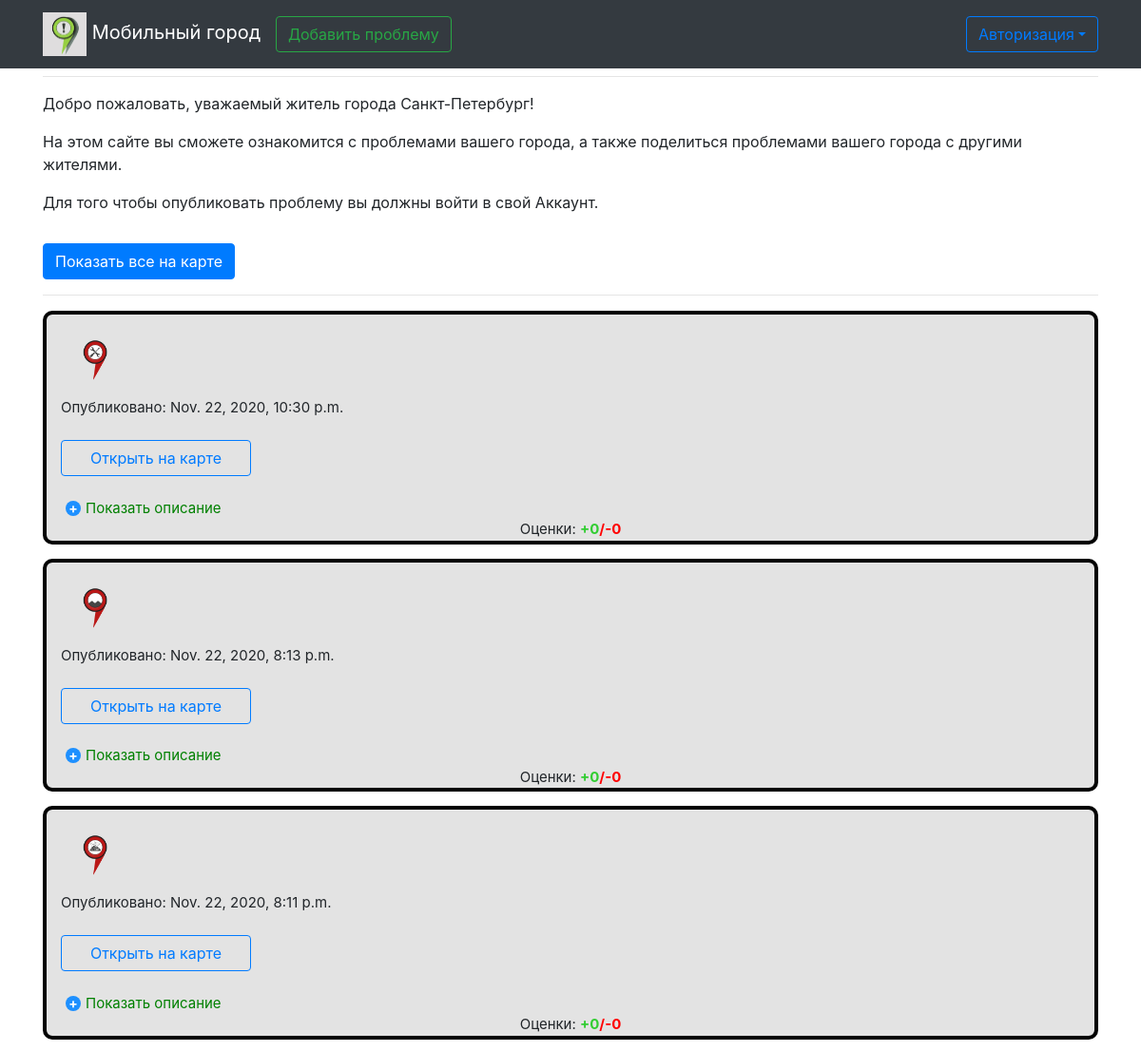
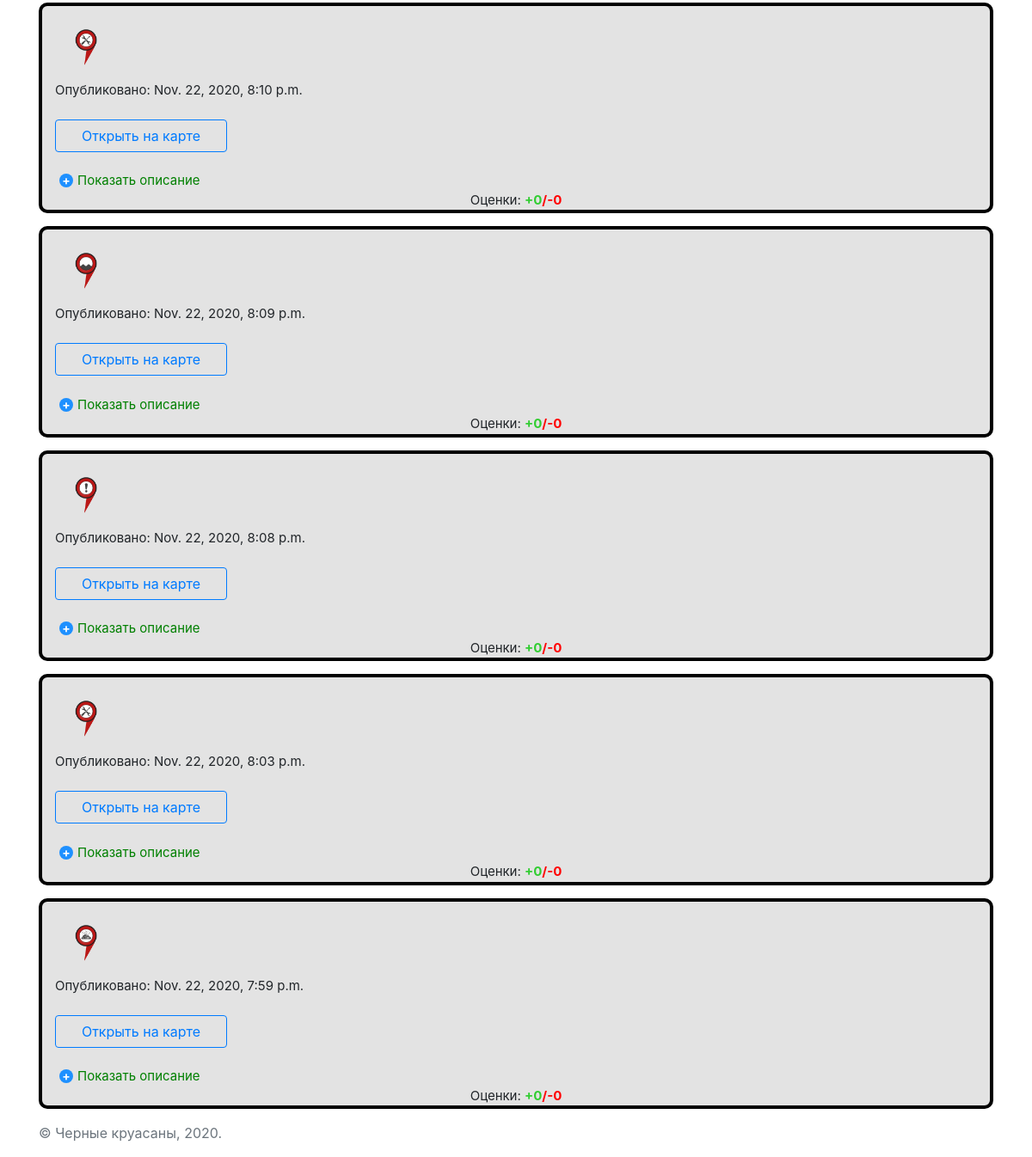
The page / on the database its author committed (2 pictures, top to bottom).
### hakaton_app/models.py (models this page shows)
class Problem(models.Model):
    lat = models.FloatField()
    lng = models.FloatField()
    type = models.IntegerField()
    date = models.DateTimeField()
    description = models.CharField(max_length=1500)
    votes_pos = models.IntegerField()
    votes_neg = models.IntegerField()
    author_id = models.IntegerField()

### hakaton_app/views.py (the view)
# urls.py: path("", views.index, name="index"),
def index(request):
    context = get_base_context(request, "Проблемы города Санкт-Петербург")
    context["problems_list"] = Problem.objects.order_by("date").reverse()
    return render(request, "pages/index.html", context)

### hakaton_app/views.py (called while the page is built)
def get_base_context(request, pagename):
    return {
        'pagename': pagename,
        'loginform': LoginForm(),
        'user': request.user,
    }

### templates/pages/index.html (shortened to what this page needs)
{% extends 'base.html' %}
{% block pagename %}
<div class="row">
    <div class="col text-center">
        <h1>{{pagename}}</h1><hr>
    </div>
</div>
{% endblock %}
{% block content %}
<div class="row">
    <div class="col">
        <p>Добро пожаловать, уважаемый житель города Санкт-Петербург!
        <p>На этом сайте вы сможете ознакомится с проблемами вашего города, а также поделиться проблемами вашего города с другими жителями.<br>
        {% if not user.is_authenticated %}
        <p>Для того чтобы опубликовать проблему вы должны войти в свой Аккаунт.<br>
        {% endif %}
        <form action="{% url "mmap_view" %}" method="post">
            <button type="submit" class="btn btn-primary" style="margin-top: 15px">Показать все на карте</button>
        </form>
        <hr>
    </div>
</div>
<div class="grid">
{%  for i in problems_list %}
    <div class="item">
        <img id="img-{{ i.id }}" src="" style="width: 72px; height: 72px; alignment: right">
        <lable align ="left">Опубликовано: {{ i.date }}</lable><br>
        <a class="btn btn-outline-primary" style="max-width: 200px" href="{% url 'map_view' %}?id={{ i.id }}">Открыть на карте</a><br>
        <div class="demo">
   		<label for="hd-{{ i.id }}">Показать описание</label>
        </div>
    <div align="middle"><lable>Оценки: </lable><b><font color=#32CD32>+{{ i.votes_pos }}</font><font color=#FF0000>/-{{ i.votes_neg }}</font></b></div>
    </div>
{%  endfor %}
</div>
{% endblock %}
{% block extrajs %}
    {% load static %}
{% endblock %}

### static/main.css (style rules this page uses)
.grid { display: grid; grid-gap: 15px; overflow: hidden; grid-template-columns: repeat(auto-fit, minmax(200px, 100%)); grid-auto-flow: dense; }
.item { margin-top: 0px; margin-bottom: 0px; padding-left: 15px; padding-right: 15px; padding-top: 15px; padding-bottom: 0px; background-color: #E3E3E3; display: grid; font-size: 15px; overflow: hidden; border: 4px solid black; border-radius: 10px; grid-auto-flow: dense; }
.hide + label { margin: 0; padding: 0; color: green; cursor: pointer; display: inline-block; }
.hide + label:before { background-color: #1e90ff; color: #fff; content: "\002B"; display: block; float: left; font-size: 14px; font-weight: bold; height: 16px; line-height: 16px; margin: 3px 5px; text-align: center; width: 16px; -webkit-border-radius: 50%; -moz-border-radius: 50%; border-radius: 50%; }

### rows shown on the page
Problem: date "Nov. 22, 2020, 10:30 p.m.", votes_pos "0", votes_neg "0"
Problem: date "Nov. 22, 2020, 8:13 p.m.", votes_pos "0", votes_neg "0"
Problem: date "Nov. 22, 2020, 8:11 p.m.", votes_pos "0", votes_neg "0"
Problem: date "Nov. 22, 2020, 8:10 p.m.", votes_pos "0", votes_neg "0"
Problem: date "Nov. 22, 2020, 8:09 p.m.", votes_pos "0", votes_neg "0"
Problem: shows a picture, date "Nov. 22, 2020, 8:08 p.m.", votes_pos "0", votes_neg "0"
Problem: date "Nov. 22, 2020, 8:03 p.m.", votes_pos "0", votes_neg "0"
Problem: date "Nov. 22, 2020, 7:59 p.m.", votes_pos "0", votes_neg "0"
